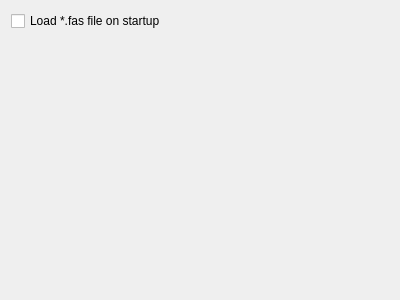
<?xml version="1.0" encoding="UTF-8"?>
<ui version="4.0">
 <class>FasLoaderPlugin::OptionsPage</class>
 <widget class="QWidget" name="FasLoaderPlugin::OptionsPage">
  <property name="geometry">
   <rect>
    <x>0</x>
    <y>0</y>
    <width>400</width>
    <height>300</height>
   </rect>
  </property>
  <property name="windowTitle">
   <string>Fas Loader Plugin</string>
  </property>
  <layout class="QVBoxLayout" name="verticalLayout">
   <item>
    <widget class="QCheckBox" name="checkBox">
     <property name="text">
      <string>Load *.fas file on startup</string>
     </property>
    </widget>
   </item>
   <item>
    <spacer name="verticalSpacer">
     <property name="orientation">
      <enum>Qt::Vertical</enum>
     </property>
     <property name="sizeHint" stdset="0">
      <size>
       <width>20</width>
       <height>262</height>
      </size>
     </property>
    </spacer>
   </item>
  </layout>
 </widget>
 <resources/>
 <connections/>
</ui>
